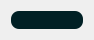
<?xml version="1.0" encoding="UTF-8"?>
<ui version="4.0">
 <class>win</class>
 <widget class="QWidget" name="win">
  <property name="geometry">
   <rect>
    <x>0</x>
    <y>0</y>
    <width>94</width>
    <height>38</height>
   </rect>
  </property>
  <property name="windowTitle">
   <string>Mini Monitor</string>
  </property>
  <property name="autoFillBackground">
   <bool>false</bool>
  </property>
  <property name="styleSheet">
   <string notr="true">#wrapper {
    background: #002025;
    border-radius: 8px;
    border: 0px solid #FFFFFF;     
}

QLabel {
	color: #FFFFFF;
}
</string>
  </property>
  <property name="locale">
   <locale language="English" country="UnitedStates"/>
  </property>
  <layout class="QVBoxLayout" name="verticalLayout">
   <item>
    <widget class="QWidget" name="wrapper" native="true">
     <layout class="QHBoxLayout" name="horizontalLayout_3">
      <item>
       <layout class="QHBoxLayout" name="horizontalLayout_2">
        <property name="spacing">
         <number>16</number>
        </property>
       </layout>
      </item>
     </layout>
    </widget>
   </item>
  </layout>
 </widget>
 <resources/>
 <connections/>
</ui>
